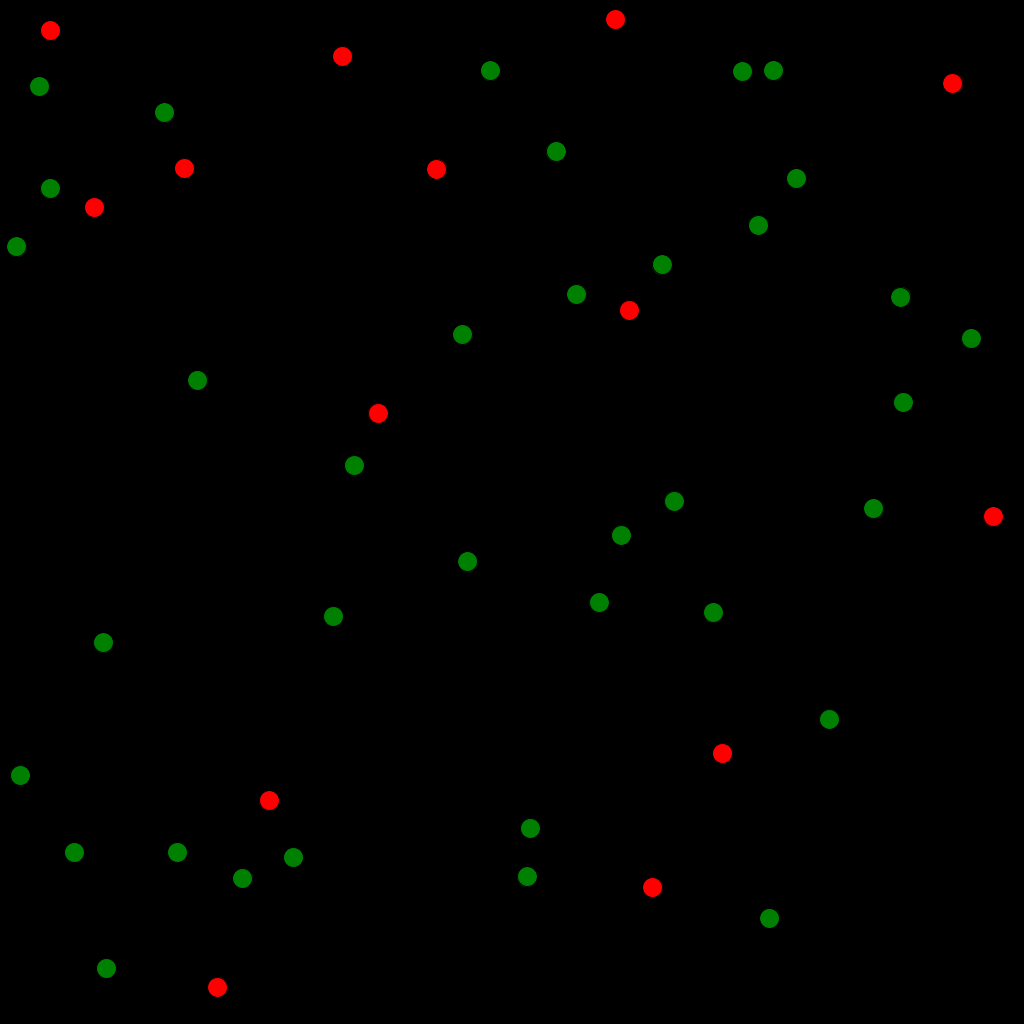
Frame 1 (no input)
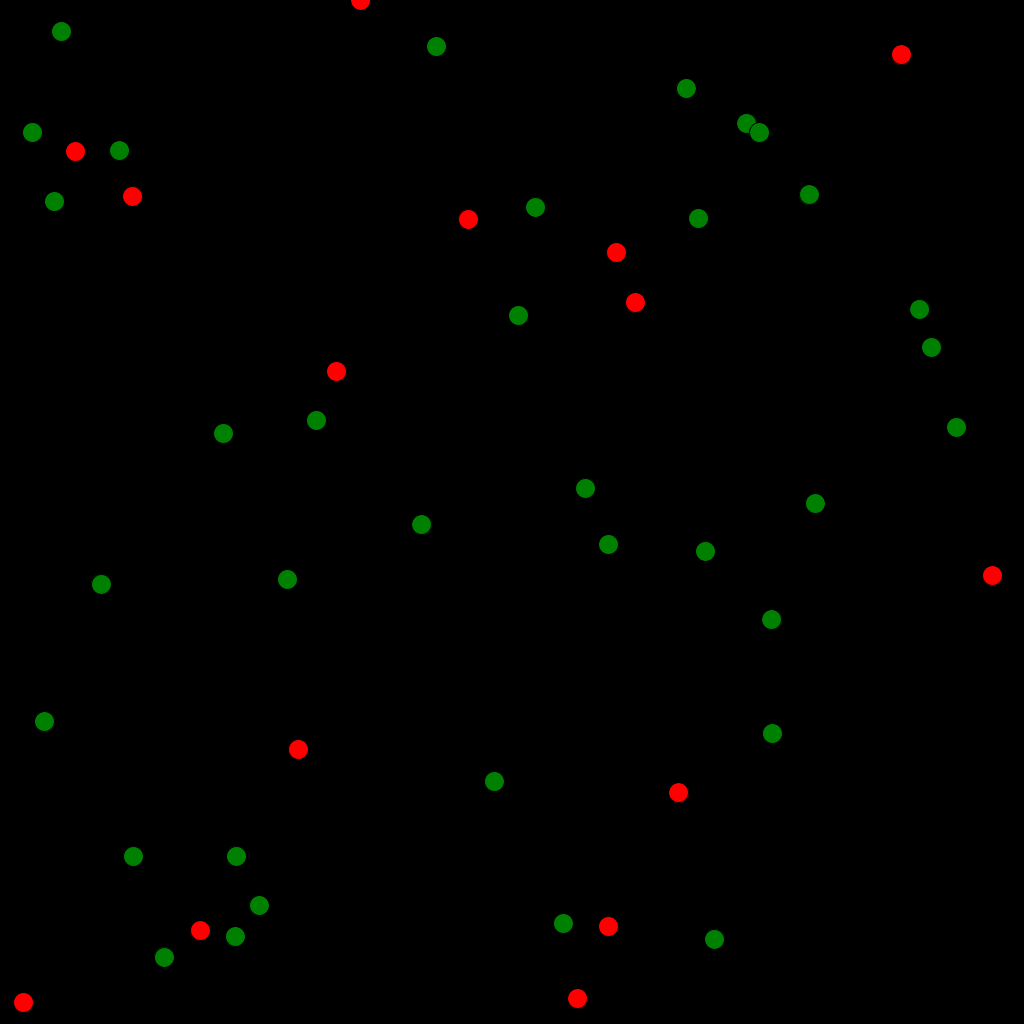
Frame 60 (the mouse pressed at the canvas centre just before this capture)
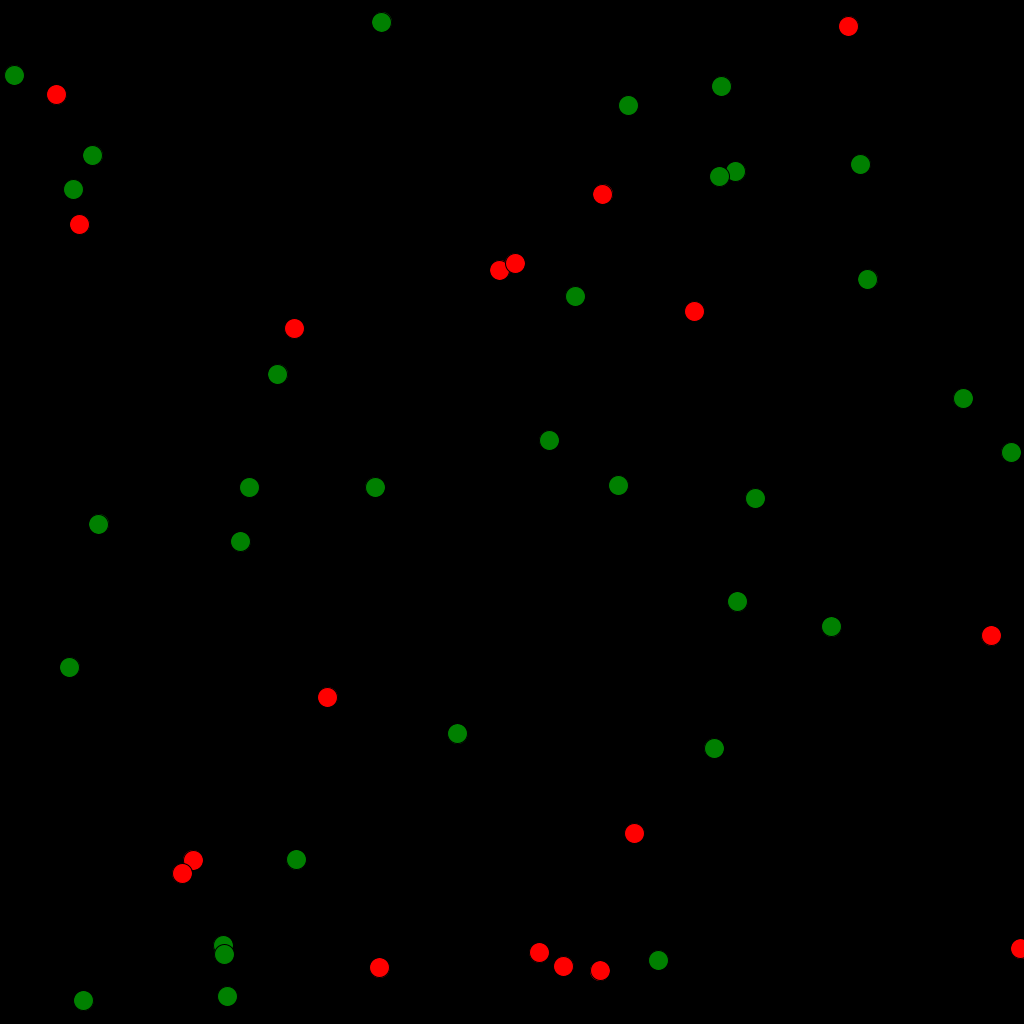
Frame 120 (the mouse held since frame 60 and released just before this capture)

The Processing sketch that drew these frames (run headless with seeded random() and noise(); from frame 60 on, the mouse is pressed at the canvas centre):

// Processing sketch: Caso1
// ── Caso1.pde
Gente gente;

void setup(){
  size(1024,1024);
  gente = new Gente();
  float x;
  float y;
  float number_sick;
  float pEnfermos = 0.3;
  
  for(int i = 0; i < 50;i++){
    x = random(0,1023);
    y = random(0,1023);
    number_sick = random(0,1);
    Individuo individuo = new Individuo(x,y);
    individuo.velocity = PVector.random2D();
    if(number_sick <= pEnfermos){
      //agrego enfermo
      individuo.sick=true;
      individuo.timeInfected = millis();
      gente.addIndividuo(individuo);
    }
    else{
      individuo.sick=false;
      individuo.timeInfected=0;
      gente.addIndividuo(individuo);
    }
  }
}

void draw(){
  background(0);
  gente.run();
}

// ── Enfermo.pde
public class Enfermo extends Individuo{
  Enfermo(float x, float y){
    //Constructor superclase
    super(x,y);
    sick = true;
    c1 = 255;
    c2 = 0;
    c3 = 0;
    velocity = PVector.random2D();
  }
  
    void run(ArrayList<Enfermo> enfermos){
      update();
      borders();
      render();
    }
    
    void update(){
      velocity.add(acceleration);
      velocity.limit(maxspeed);
      position.add(velocity);
      acceleration.mult(0);
    }
    
}

// ── Gente.pde
public class Gente{

  ArrayList<Individuo> individuos;
  Gente(){
    individuos = new ArrayList<Individuo>();
  }
  
  void run(){

    for(Individuo i: individuos){
      i.run();
      for(Individuo j:individuos){
        
        i.checkDistance(j);
        
      }
      
    }
    
    
  }
  void addIndividuo(Individuo i){
    individuos.add(i);
  }
}

// ── Individuo.pde
public class Individuo{
  PVector position;
  PVector velocity;
  PVector acceleration;
  float r;
  float maxforce;
  float maxspeed;
  boolean sick;
  int c1, c2, c3;
  float radius = 8.0;
  float vel = 2.0;
  float minDistance = 2 * radius;
  float m = radius*.1;
  boolean maskOn = false;
  float socialDistancing = 1.5 * minDistance;
  boolean recovered;
  int maxTiempoEnfermo = 15000;
  float pTransmision = 0.5;
  int timeInfected = 0;

  
  
  Individuo(float x, float y){
    position = new PVector(x,y);
    velocity = new PVector(0,0);
    acceleration = new PVector(0,0);
    maxspeed = 5;
    maxforce = 10;
    
    
  }  
  
  void render(){
    fill(c1,c2,c3);
    ellipse(position.x,position.y,20,20);
  }
    void checkBoundaryCollision() {
    if (position.x > width-radius) {
      position.x = width-radius;
      velocity.x *= -1;
    } else if (position.x < radius) {
      position.x = radius;
      velocity.x *= -1;
    } else if (position.y > height-radius) {
      position.y = height-radius;
      velocity.y *= -1;
    } else if (position.y < radius) {
      position.y = radius;
      velocity.y *= -1;
    }
  }

  void checkDistance(Individuo other){
    PVector distanceVect = PVector.sub(other.position,position);
    float pSick = random(0,1);
    float distanceVectMag = distanceVect.mag();
    if(distanceVectMag <= socialDistancing && pSick<=pTransmision){
      if(other.sick == true && sick==false){
        if(recovered==true){
          sick = false;
        }
        else{
          sick = true;
          timeInfected = millis();
        }
      }
      else if(other.sick==false && sick==true){
        if(other.recovered==true){
          other.sick = false;
        }
        else{
          other.sick = true;
          other.timeInfected = millis();
        }
      }
    }
  }
  
  void checkTimeInfected(){
    int delta = millis();
    delta = delta - timeInfected;
    if(delta>=maxTiempoEnfermo){
      sick=false;
      recovered=true;
    }
    else{
      sick =true;
      recovered = false;
    }
  }
  
  void run(){
    if(sick==true){
      c1 = 255;
      c2 = 0;
      c3 = 0;
    }
    else if(sick==false){
     c1 = 0;
    c2 = 128;
    c3 = 0;
    }
    
      update();
      borders();
      render();
    }
  void update(){
      if(sick ==true){
      checkTimeInfected();
      }
      if(recovered ==true){
    c1=0;
    c2=0;
    c3=255;
    }
      velocity.add(acceleration);
      velocity.limit(maxspeed);
      position.add(velocity);
      acceleration.mult(0);
    }
  void borders(){
    if (position.x < 0) position.x = width+r;
    if (position.y < 0) position.y = height+r;
    if (position.x > width+0) position.x = -r;
    if (position.y > height+0) position.y = -r;
  }
}

// ── Recuperado.pde
public class Recuperado extends Individuo{
  Recuperado(float x, float y){
    //Constructor superclase
    super(x,y);
    sick = false;
    c1 = 0;
    c2 = 22;
    c3 = 255;
    velocity = PVector.random2D();
  }
  
    void run(ArrayList<Sano> sanos){
      update();
      borders();
      render();
    }
    
    void update(){
      velocity.add(acceleration);
      velocity.limit(maxspeed);
      position.add(velocity);
      acceleration.mult(0);
    }
}

// ── Sano.pde
public class Sano extends Individuo{
  Sano(float x, float y){
    //Constructor superclase
    super(x,y);
    sick = false;
    c1 = 0;
    c2 = 128;
    c3 = 0;
    velocity = PVector.random2D();
  }
  
    void run(ArrayList<Sano> sanos){
      update();
      borders();
      render();
    }
    
    void update(){
      velocity.add(acceleration);
      velocity.limit(maxspeed);
      position.add(velocity);
      acceleration.mult(0);
    }
}
